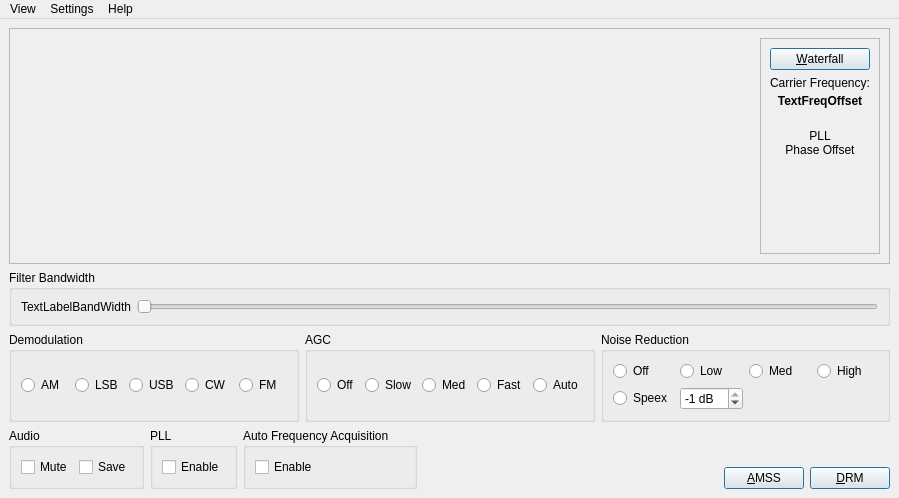
<?xml version="1.0" encoding="UTF-8"?>
<ui version="4.0">
 <class>AMMainWindow</class>
 <widget class="QMainWindow" name="AMMainWindow">
  <property name="geometry">
   <rect>
    <x>0</x>
    <y>0</y>
    <width>899</width>
    <height>498</height>
   </rect>
  </property>
  <property name="windowTitle">
   <string>Analog Demodulation</string>
  </property>
  <property name="windowIcon">
   <iconset resource="res/icons.qrc">
    <normaloff>:/icons/MainIcon.svg</normaloff>:/icons/MainIcon.svg</iconset>
  </property>
  <widget class="QWidget" name="centralwidget">
   <layout class="QVBoxLayout" name="verticalLayout_3">
    <item>
     <widget class="QFrame" name="frame">
      <property name="sizePolicy">
       <sizepolicy hsizetype="Preferred" vsizetype="Expanding">
        <horstretch>0</horstretch>
        <verstretch>0</verstretch>
       </sizepolicy>
      </property>
      <property name="frameShape">
       <enum>QFrame::StyledPanel</enum>
      </property>
      <property name="frameShadow">
       <enum>QFrame::Raised</enum>
      </property>
      <layout class="QHBoxLayout" name="horizontalLayout">
       <item>
        <widget class="QwtPlot" name="plot">
         <property name="sizePolicy">
          <sizepolicy hsizetype="MinimumExpanding" vsizetype="Expanding">
           <horstretch>0</horstretch>
           <verstretch>0</verstretch>
          </sizepolicy>
         </property>
        </widget>
       </item>
       <item>
        <widget class="QFrame" name="frame_2">
         <property name="sizePolicy">
          <sizepolicy hsizetype="Preferred" vsizetype="Expanding">
           <horstretch>0</horstretch>
           <verstretch>0</verstretch>
          </sizepolicy>
         </property>
         <property name="frameShape">
          <enum>QFrame::StyledPanel</enum>
         </property>
         <property name="frameShadow">
          <enum>QFrame::Raised</enum>
         </property>
         <layout class="QGridLayout" name="gridLayout_3">
          <item row="0" column="0">
           <widget class="QPushButton" name="ButtonWaterfall">
            <property name="windowTitle">
             <string/>
            </property>
            <property name="text">
             <string>&amp;Waterfall</string>
            </property>
            <property name="checkable">
             <bool>true</bool>
            </property>
            <property name="autoDefault">
             <bool>true</bool>
            </property>
            <property name="default">
             <bool>true</bool>
            </property>
           </widget>
          </item>
          <item row="1" column="0">
           <layout class="QVBoxLayout" name="verticalLayout_2">
            <property name="spacing">
             <number>0</number>
            </property>
            <item>
             <widget class="QLabel" name="LabelFreqOffset">
              <property name="sizePolicy">
               <sizepolicy hsizetype="Minimum" vsizetype="Minimum">
                <horstretch>0</horstretch>
                <verstretch>0</verstretch>
               </sizepolicy>
              </property>
              <property name="text">
               <string>Carrier Frequency:</string>
              </property>
              <property name="textFormat">
               <enum>Qt::PlainText</enum>
              </property>
              <property name="alignment">
               <set>Qt::AlignBottom|Qt::AlignLeading|Qt::AlignLeft</set>
              </property>
              <property name="textInteractionFlags">
               <set>Qt::NoTextInteraction</set>
              </property>
             </widget>
            </item>
            <item>
             <widget class="QPushButton" name="ButtonFreqOffset">
              <property name="font">
               <font>
                <weight>75</weight>
                <bold>true</bold>
               </font>
              </property>
              <property name="text">
               <string>TextFreqOffset</string>
              </property>
              <property name="flat">
               <bool>true</bool>
              </property>
             </widget>
            </item>
           </layout>
          </item>
          <item row="2" column="0">
           <widget class="QLabel" name="TextLabelPhaseOffset">
            <property name="sizePolicy">
             <sizepolicy hsizetype="Preferred" vsizetype="Expanding">
              <horstretch>0</horstretch>
              <verstretch>0</verstretch>
             </sizepolicy>
            </property>
            <property name="text">
             <string>PLL
Phase Offset</string>
            </property>
            <property name="alignment">
             <set>Qt::AlignCenter</set>
            </property>
            <property name="wordWrap">
             <bool>false</bool>
            </property>
           </widget>
          </item>
          <item row="3" column="0">
           <widget class="QwtDial" name="PhaseDial" native="true">
            <property name="minimumSize">
             <size>
              <width>0</width>
              <height>70</height>
             </size>
            </property>
            <property name="focusPolicy">
             <enum>Qt::NoFocus</enum>
            </property>
            <property name="lineWidth" stdset="0">
             <number>4</number>
            </property>
           </widget>
          </item>
         </layout>
        </widget>
       </item>
      </layout>
     </widget>
    </item>
    <item>
     <widget class="QGroupBox" name="groupBoxBW">
      <property name="title">
       <string>Filter Bandwidth</string>
      </property>
      <layout class="QHBoxLayout" name="horizontalLayout_5">
       <item>
        <widget class="QLabel" name="TextLabelBandWidth">
         <property name="minimumSize">
          <size>
           <width>70</width>
           <height>0</height>
          </size>
         </property>
         <property name="text">
          <string>TextLabelBandWidth</string>
         </property>
         <property name="wordWrap">
          <bool>false</bool>
         </property>
        </widget>
       </item>
       <item>
        <widget class="QSlider" name="SliderBandwidth">
         <property name="sizePolicy">
          <sizepolicy hsizetype="MinimumExpanding" vsizetype="Fixed">
           <horstretch>0</horstretch>
           <verstretch>0</verstretch>
          </sizepolicy>
         </property>
         <property name="orientation">
          <enum>Qt::Horizontal</enum>
         </property>
        </widget>
       </item>
      </layout>
     </widget>
    </item>
    <item>
     <layout class="QHBoxLayout" name="_9">
      <property name="spacing">
       <number>6</number>
      </property>
      <property name="leftMargin">
       <number>0</number>
      </property>
      <property name="topMargin">
       <number>0</number>
      </property>
      <property name="rightMargin">
       <number>0</number>
      </property>
      <property name="bottomMargin">
       <number>0</number>
      </property>
      <item>
       <widget class="QGroupBox" name="groupBoxDemodulation">
        <property name="sizePolicy">
         <sizepolicy hsizetype="Minimum" vsizetype="Minimum">
          <horstretch>0</horstretch>
          <verstretch>0</verstretch>
         </sizepolicy>
        </property>
        <property name="title">
         <string>Demodulation</string>
        </property>
        <layout class="QHBoxLayout" name="horizontalLayout_2">
         <item>
          <widget class="QRadioButton" name="RadioButtonDemAM">
           <property name="text">
            <string>AM</string>
           </property>
           <attribute name="buttonGroup">
            <string notr="true">ButtonGroupDemodulation</string>
           </attribute>
          </widget>
         </item>
         <item>
          <widget class="QRadioButton" name="RadioButtonDemLSB">
           <property name="text">
            <string>LSB</string>
           </property>
           <attribute name="buttonGroup">
            <string notr="true">ButtonGroupDemodulation</string>
           </attribute>
          </widget>
         </item>
         <item>
          <widget class="QRadioButton" name="RadioButtonDemUSB">
           <property name="text">
            <string>USB</string>
           </property>
           <attribute name="buttonGroup">
            <string notr="true">ButtonGroupDemodulation</string>
           </attribute>
          </widget>
         </item>
         <item>
          <widget class="QRadioButton" name="RadioButtonDemCW">
           <property name="text">
            <string>CW</string>
           </property>
           <attribute name="buttonGroup">
            <string notr="true">ButtonGroupDemodulation</string>
           </attribute>
          </widget>
         </item>
         <item>
          <widget class="QRadioButton" name="RadioButtonDemFM">
           <property name="text">
            <string>FM</string>
           </property>
           <attribute name="buttonGroup">
            <string notr="true">ButtonGroupDemodulation</string>
           </attribute>
          </widget>
         </item>
        </layout>
       </widget>
      </item>
      <item>
       <widget class="QGroupBox" name="groupBoxAGC">
        <property name="sizePolicy">
         <sizepolicy hsizetype="Minimum" vsizetype="Minimum">
          <horstretch>0</horstretch>
          <verstretch>0</verstretch>
         </sizepolicy>
        </property>
        <property name="title">
         <string>AGC</string>
        </property>
        <layout class="QHBoxLayout" name="horizontalLayout_3">
         <item>
          <widget class="QRadioButton" name="RadioButtonAGCOff">
           <property name="text">
            <string>Off</string>
           </property>
           <attribute name="buttonGroup">
            <string notr="true">ButtonGroupAGC</string>
           </attribute>
          </widget>
         </item>
         <item>
          <widget class="QRadioButton" name="RadioButtonAGCSlow">
           <property name="text">
            <string>Slow</string>
           </property>
           <attribute name="buttonGroup">
            <string notr="true">ButtonGroupAGC</string>
           </attribute>
          </widget>
         </item>
         <item>
          <widget class="QRadioButton" name="RadioButtonAGCMed">
           <property name="text">
            <string>Med</string>
           </property>
           <attribute name="buttonGroup">
            <string notr="true">ButtonGroupAGC</string>
           </attribute>
          </widget>
         </item>
         <item>
          <widget class="QRadioButton" name="RadioButtonAGCFast">
           <property name="text">
            <string>Fast</string>
           </property>
           <attribute name="buttonGroup">
            <string notr="true">ButtonGroupAGC</string>
           </attribute>
          </widget>
         </item>
         <item>
          <widget class="QRadioButton" name="RadioButtonAGCAuto">
           <property name="text">
            <string>Auto</string>
           </property>
           <attribute name="buttonGroup">
            <string notr="true">ButtonGroupAGC</string>
           </attribute>
          </widget>
         </item>
        </layout>
       </widget>
      </item>
      <item>
       <widget class="QGroupBox" name="groupBoxNoiseReduction">
        <property name="sizePolicy">
         <sizepolicy hsizetype="Minimum" vsizetype="Minimum">
          <horstretch>0</horstretch>
          <verstretch>0</verstretch>
         </sizepolicy>
        </property>
        <property name="title">
         <string>Noise Reduction</string>
        </property>
        <layout class="QGridLayout" name="gridLayout_4">
         <item row="0" column="0">
          <widget class="QRadioButton" name="RadioButtonNoiRedOff">
           <property name="text">
            <string>Off</string>
           </property>
           <attribute name="buttonGroup">
            <string notr="true">ButtonGroupNoiseReduction</string>
           </attribute>
          </widget>
         </item>
         <item row="0" column="1">
          <widget class="QRadioButton" name="RadioButtonNoiRedLow">
           <property name="text">
            <string>Low</string>
           </property>
           <attribute name="buttonGroup">
            <string notr="true">ButtonGroupNoiseReduction</string>
           </attribute>
          </widget>
         </item>
         <item row="0" column="2">
          <widget class="QRadioButton" name="RadioButtonNoiRedMed">
           <property name="text">
            <string>Med</string>
           </property>
           <attribute name="buttonGroup">
            <string notr="true">ButtonGroupNoiseReduction</string>
           </attribute>
          </widget>
         </item>
         <item row="0" column="3">
          <widget class="QRadioButton" name="RadioButtonNoiRedHigh">
           <property name="text">
            <string>High</string>
           </property>
           <attribute name="buttonGroup">
            <string notr="true">ButtonGroupNoiseReduction</string>
           </attribute>
          </widget>
         </item>
         <item row="1" column="0">
          <widget class="QRadioButton" name="RadioButtonNoiRedSpeex">
           <property name="text">
            <string>Speex</string>
           </property>
           <attribute name="buttonGroup">
            <string notr="true">ButtonGroupNoiseReduction</string>
           </attribute>
          </widget>
         </item>
         <item row="1" column="1">
          <widget class="QSpinBox" name="SpinBoxNoiRedLevel">
           <property name="suffix">
            <string> dB</string>
           </property>
           <property name="minimum">
            <number>-96</number>
           </property>
           <property name="maximum">
            <number>-1</number>
           </property>
           <property name="value">
            <number>-1</number>
           </property>
          </widget>
         </item>
        </layout>
       </widget>
      </item>
     </layout>
    </item>
    <item>
     <layout class="QHBoxLayout" name="horizontalLayout_7">
      <item>
       <widget class="QGroupBox" name="groupBoxAudio">
        <property name="sizePolicy">
         <sizepolicy hsizetype="Minimum" vsizetype="Minimum">
          <horstretch>0</horstretch>
          <verstretch>0</verstretch>
         </sizepolicy>
        </property>
        <property name="title">
         <string>Audio</string>
        </property>
        <layout class="QHBoxLayout" name="horizontalLayout_8">
         <item>
          <widget class="QCheckBox" name="CheckBoxMuteAudio">
           <property name="text">
            <string>Mute</string>
           </property>
          </widget>
         </item>
         <item>
          <widget class="QCheckBox" name="CheckBoxSaveAudioWave">
           <property name="text">
            <string>Save</string>
           </property>
          </widget>
         </item>
        </layout>
       </widget>
      </item>
      <item>
       <widget class="QGroupBox" name="GroupBoxPLL">
        <property name="sizePolicy">
         <sizepolicy hsizetype="Minimum" vsizetype="Minimum">
          <horstretch>0</horstretch>
          <verstretch>0</verstretch>
         </sizepolicy>
        </property>
        <property name="title">
         <string>PLL</string>
        </property>
        <layout class="QGridLayout" name="gridLayout">
         <item row="0" column="0">
          <widget class="QCheckBox" name="CheckBoxPLL">
           <property name="text">
            <string>Enable</string>
           </property>
          </widget>
         </item>
        </layout>
       </widget>
      </item>
      <item>
       <widget class="QGroupBox" name="GroupBoxAutoFreqAcq">
        <property name="sizePolicy">
         <sizepolicy hsizetype="Minimum" vsizetype="Minimum">
          <horstretch>0</horstretch>
          <verstretch>0</verstretch>
         </sizepolicy>
        </property>
        <property name="title">
         <string>Auto Frequency Acquisition</string>
        </property>
        <layout class="QGridLayout" name="gridLayout_2">
         <item row="0" column="0">
          <widget class="QCheckBox" name="CheckBoxAutoFreqAcq">
           <property name="text">
            <string>Enable</string>
           </property>
          </widget>
         </item>
        </layout>
       </widget>
      </item>
      <item>
       <spacer name="Spacer6">
        <property name="orientation">
         <enum>Qt::Horizontal</enum>
        </property>
        <property name="sizeType">
         <enum>QSizePolicy::MinimumExpanding</enum>
        </property>
        <property name="sizeHint" stdset="0">
         <size>
          <width>20</width>
          <height>20</height>
         </size>
        </property>
       </spacer>
      </item>
      <item>
       <layout class="QVBoxLayout" name="verticalLayout">
        <property name="spacing">
         <number>0</number>
        </property>
        <item>
         <widget class="QWidget" name="widget" native="true">
          <property name="sizePolicy">
           <sizepolicy hsizetype="Minimum" vsizetype="Minimum">
            <horstretch>0</horstretch>
            <verstretch>0</verstretch>
           </sizepolicy>
          </property>
         </widget>
        </item>
        <item>
         <layout class="QHBoxLayout" name="horizontalLayout_6">
          <property name="spacing">
           <number>6</number>
          </property>
          <property name="bottomMargin">
           <number>0</number>
          </property>
          <item>
           <widget class="QPushButton" name="ButtonAMSS">
            <property name="sizePolicy">
             <sizepolicy hsizetype="Minimum" vsizetype="Maximum">
              <horstretch>0</horstretch>
              <verstretch>0</verstretch>
             </sizepolicy>
            </property>
            <property name="windowTitle">
             <string/>
            </property>
            <property name="text">
             <string>&amp;AMSS</string>
            </property>
            <property name="autoDefault">
             <bool>true</bool>
            </property>
            <property name="default">
             <bool>true</bool>
            </property>
           </widget>
          </item>
          <item>
           <widget class="QPushButton" name="ButtonDRM">
            <property name="sizePolicy">
             <sizepolicy hsizetype="Minimum" vsizetype="Maximum">
              <horstretch>0</horstretch>
              <verstretch>0</verstretch>
             </sizepolicy>
            </property>
            <property name="windowTitle">
             <string/>
            </property>
            <property name="text">
             <string>&amp;DRM</string>
            </property>
            <property name="autoDefault">
             <bool>true</bool>
            </property>
            <property name="default">
             <bool>true</bool>
            </property>
           </widget>
          </item>
         </layout>
        </item>
       </layout>
      </item>
     </layout>
    </item>
   </layout>
  </widget>
  <widget class="QMenuBar" name="menubar">
   <property name="geometry">
    <rect>
     <x>0</x>
     <y>0</y>
     <width>899</width>
     <height>21</height>
    </rect>
   </property>
   <widget class="QMenu" name="menu_View">
    <property name="title">
     <string>View</string>
    </property>
    <addaction name="action_Stations_Dialog"/>
    <addaction name="action_Live_Schedule_Dialog"/>
   </widget>
   <widget class="QMenu" name="menu_Settings">
    <property name="title">
     <string>Settings</string>
    </property>
    <addaction name="actionDRM"/>
    <addaction name="actionFM"/>
    <addaction name="actionAM"/>
   </widget>
   <widget class="QMenu" name="menuHelp">
    <property name="title">
     <string>Help</string>
    </property>
    <addaction name="actionWhats_This"/>
    <addaction name="separator"/>
    <addaction name="actionAbout_Dream"/>
   </widget>
   <addaction name="menu_View"/>
   <addaction name="menu_Settings"/>
   <addaction name="menuHelp"/>
  </widget>
  <action name="action_Stations_Dialog">
   <property name="text">
    <string>S&amp;tations Dialog...</string>
   </property>
   <property name="shortcut">
    <string>Alt+T</string>
   </property>
  </action>
  <action name="action_Live_Schedule_Dialog">
   <property name="text">
    <string>&amp;Live Schedule Dialog...</string>
   </property>
   <property name="shortcut">
    <string>Alt+L</string>
   </property>
  </action>
  <action name="actionExit">
   <property name="text">
    <string>E&amp;xit</string>
   </property>
   <property name="shortcut">
    <string>Alt+X</string>
   </property>
  </action>
  <action name="actionAM">
   <property name="text">
    <string>New AM Acquisition</string>
   </property>
   <property name="shortcut">
    <string>Ctrl+A</string>
   </property>
  </action>
  <action name="actionFM">
   <property name="text">
    <string>FM (analog)</string>
   </property>
   <property name="shortcut">
    <string>Ctrl+F</string>
   </property>
  </action>
  <action name="actionDRM">
   <property name="text">
    <string>DRM (digital)</string>
   </property>
   <property name="shortcut">
    <string>Ctrl+D</string>
   </property>
  </action>
  <action name="actionWhats_This">
   <property name="text">
    <string>Whats This...</string>
   </property>
   <property name="shortcut">
    <string>Shift+F1</string>
   </property>
  </action>
  <action name="actionAbout_Dream">
   <property name="text">
    <string>About Dream...</string>
   </property>
  </action>
 </widget>
 <customwidgets>
  <customwidget>
   <class>QwtPlot</class>
   <extends>QFrame</extends>
   <header>qwt_plot.h</header>
   <container>1</container>
  </customwidget>
  <customwidget>
   <class>QwtDial</class>
   <extends>QWidget</extends>
   <header>qwt_dial.h</header>
  </customwidget>
 </customwidgets>
 <resources>
  <include location="res/icons.qrc"/>
 </resources>
 <connections/>
 <buttongroups>
  <buttongroup name="ButtonGroupNoiseReduction"/>
  <buttongroup name="ButtonGroupAGC"/>
  <buttongroup name="ButtonGroupDemodulation"/>
 </buttongroups>
</ui>
